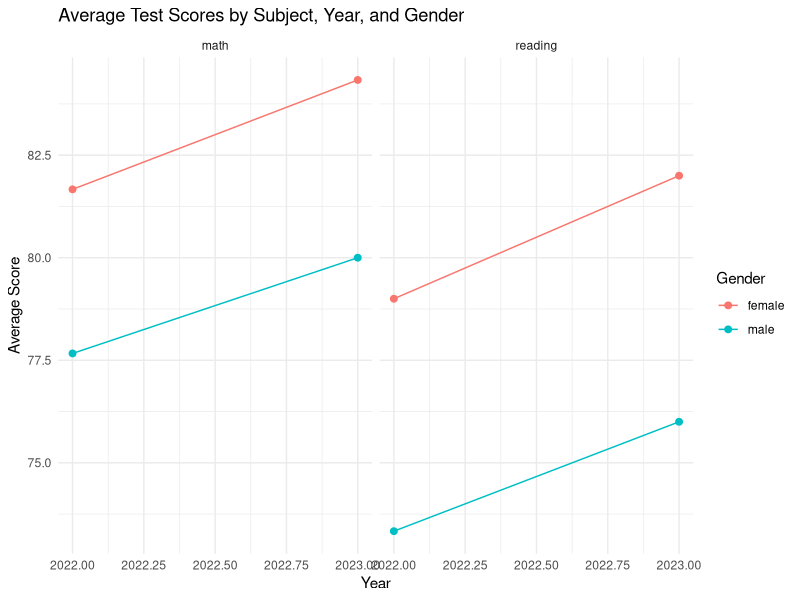

This figure's R source:
## ---- chunk 1
library(tidyverse)
knitr::opts_chunk$set(echo = TRUE, warning = FALSE, message = FALSE)
## ---- chunk 2
tidy_example <- tribble(
  ~country,     ~year, ~cases, ~population,
  "Afghanistan", 2000,    745,    20000000,
  "Afghanistan", 2001,   2666,    20595360,
  "Brazil",      2000,  37737,   172006362,
  "Brazil",      2001,  80488,   174504898,
  "China",       2000, 212258,  1280428583,
  "China",       2001, 213766,  1272915272
)

tidy_example
## ---- chunk 3
messy_wide <- tribble(
  ~country,      ~`2000`, ~`2001`, ~`2002`,
  "Afghanistan",     745,    2666,    2900,
  "Brazil",        37737,   80488,   90125,
  "China",        212258,  213766,  220000
)

messy_wide
## ---- chunk 4
messy_combined <- tribble(
  ~country,     ~year, ~rate,
  "Afghanistan", 2000, "745/20000000",
  "Afghanistan", 2001, "2666/20595360",
  "Brazil",      2000, "37737/172006362",
  "Brazil",      2001, "80488/174504898"
)

messy_combined
## ---- chunk 5
messy_both <- tribble(
  ~country,     ~year, ~type,    ~count,
  "Afghanistan", 2000, "cases",       745,
  "Afghanistan", 2000, "population",  20000000,
  "Afghanistan", 2001, "cases",       2666,
  "Afghanistan", 2001, "population",  20595360,
  "Brazil",      2000, "cases",       37737,
  "Brazil",      2000, "population",  172006362
)

messy_both
## ---- chunk 6
messy_wide
## ---- chunk 7
messy_wide %>%
  pivot_longer(
    cols = `2000`:`2002`,
    names_to = "year",
    values_to = "cases"
  )
## ---- chunk 8
messy_wide %>%
  pivot_longer(
    cols = `2000`:`2002`,
    names_to = "year",
    values_to = "cases",
    names_transform = list(year = as.integer)
  )
## ---- chunk 9
student_scores <- tribble(
  ~student, ~math_midterm, ~math_final, ~english_midterm, ~english_final,
  "Alice",            88,          92,               78,             85,
  "Bob",              76,          81,               90,             88,
  "Carol",            95,          97,               82,             91
)

student_scores
## ---- chunk 10
student_scores %>%
  pivot_longer(
    cols = -student,
    names_to = "exam",
    values_to = "score"
  )
## ---- chunk 11
student_scores %>%
  pivot_longer(
    cols = starts_with("math"),
    names_to = "math_exam",
    values_to = "math_score"
  )
## ---- chunk 12
quarterly_revenue <- tribble(
  ~company, ~Q1_revenue, ~Q2_revenue, ~Q3_revenue, ~Q4_revenue,
  "Acme",          100,         120,         130,         150,
  "Beta",          200,         210,         250,         270
)

quarterly_revenue %>%
  pivot_longer(
    cols = -company,
    names_to = "quarter",
    values_to = "revenue",
    names_pattern = "Q(\\d)_revenue"
  )
## ---- chunk 13
sparse_data <- tribble(
  ~id, ~week1, ~week2, ~week3,
  "A",     10,     NA,     30,
  "B",     NA,     25,     35,
  "C",     15,     20,     NA
)

sparse_data %>%
  pivot_longer(
    cols = -id,
    names_to = "week",
    values_to = "measurement",
    values_drop_na = TRUE
  )
## ---- chunk 14
student_scores %>%
  pivot_longer(
    cols = -student,
    names_to = c("subject", "exam"),
    names_sep = "_",
    values_to = "score"
  )
## ---- chunk 15
messy_both
## ---- chunk 16
messy_both %>%
  pivot_wider(
    names_from = type,
    values_from = count
  )
## ---- chunk 17
weekly_sales <- tribble(
  ~store,   ~product,  ~sales,
  "North",  "Apples",     100,
  "North",  "Bananas",    150,
  "South",  "Apples",     200,
  "South",  "Cherries",    80,
  "East",   "Bananas",    120
)

weekly_sales %>%
  pivot_wider(
    names_from = product,
    values_from = sales,
    values_fill = 0
  )
## ---- chunk 18
survey <- tribble(
  ~respondent, ~question,     ~answer,
  "R1",        "satisfaction", "High",
  "R1",        "recommend",    "Yes",
  "R2",        "satisfaction", "Medium",
  "R2",        "recommend",    "No",
  "R3",        "satisfaction", "High",
  "R3",        "recommend",    "Yes"
)

survey %>%
  pivot_wider(
    names_from = question,
    values_from = answer
  )
## ---- chunk 19
locations <- tribble(
  ~name,          ~city_state,
  "Alice",        "Portland_Oregon",
  "Bob",          "Austin_Texas",
  "Carol",        "Denver_Colorado",
  "David",        "Miami_Florida"
)

locations %>%
  separate(city_state, into = c("city", "state"), sep = "_")
## ---- chunk 20
dates_data <- tribble(
  ~event,     ~date,
  "Meeting",  "2024-01-15",
  "Workshop", "2024-03-22",
  "Summit",   "2024-07-10"
)

dates_data %>%
  separate(date, into = c("year", "month", "day"), sep = "-", convert = TRUE)
## ---- chunk 21
locations %>%
  separate_wider_delim(city_state, delim = "_", names = c("city", "state"))
## ---- chunk 22
date_parts <- tribble(
  ~year, ~month, ~day,
  2024,      1,   15,
  2024,      3,   22,
  2024,      7,   10
)

date_parts %>%
  unite(col = "date", year, month, day, sep = "-")
## ---- chunk 23
customer_data <- tribble(
  ~customer, ~revenue, ~satisfaction, ~nps_score,
  "C1",          1200,            8,        9.0,
  "C2",            NA,            7,        8.5,
  "C3",          1500,           NA,        7.2,
  "C4",           980,            9,         NA,
  "C5",          1100,            8,        8.8
)

# Drop rows missing ANY value
customer_data %>%
  drop_na()
## ---- chunk 24
# Drop only rows missing revenue
customer_data %>%
  drop_na(revenue)
## ---- chunk 25
quarterly_reports <- tribble(
  ~year, ~quarter, ~revenue,
  2023,        1,    500,
  NA,          2,    520,
  NA,          3,    530,
  NA,          4,    610,
  2024,        1,    580,
  NA,          2,    600,
  NA,          3,    650,
  NA,          4,    700
)

quarterly_reports %>%
  fill(year)
## ---- chunk 26
customer_data %>%
  replace_na(list(revenue = 0, satisfaction = 0, nps_score = 0))
## ---- chunk 27
experiment <- tribble(
  ~subject, ~treatment, ~outcome,
  "S1",     "A",            5.2,
  "S1",     "B",            6.1,
  "S2",     "A",            4.8,
  "S3",     "B",            7.0,
  "S3",     "A",            5.5
)

experiment %>%
  complete(subject, treatment, fill = list(outcome = 0))
## ---- chunk 28
messy_scores <- tribble(
  ~school,      ~`math_2022_male`, ~`math_2022_female`, ~`math_2023_male`, ~`math_2023_female`, ~`reading_2022_male`, ~`reading_2022_female`, ~`reading_2023_male`, ~`reading_2023_female`,
  "Lincoln",                   78,                  82,                80,                  85,                   72,                    80,                   75,                    83,
  "Washington",                85,                  88,                87,                  90,                   80,                    85,                   82,                    87,
  "Jefferson",                 70,                  75,                73,                  78,                   68,                    72,                   71,                    76
)

messy_scores
## ---- chunk 29
tidy_scores <- messy_scores %>%
  pivot_longer(
    cols = -school,
    names_to = c("subject", "year", "gender"),
    names_sep = "_",
    values_to = "avg_score"
  ) %>%
  mutate(year = as.integer(year)) %>%
  arrange(school, subject, year, gender)

tidy_scores
## ---- chunk 30
tidy_scores %>%
  group_by(subject, year) %>%
  summarize(
    mean_score = mean(avg_score),
    .groups = "drop"
  )
## ---- chunk 31
tidy_scores %>%
  group_by(subject, year, gender) %>%
  summarize(mean_score = mean(avg_score), .groups = "drop") %>%
  ggplot(aes(x = year, y = mean_score, color = gender)) +
  geom_line() +
  geom_point(size = 2) +
  facet_wrap(~subject) +
  labs(
    title = "Average Test Scores by Subject, Year, and Gender",
    x = "Year",
    y = "Average Score",
    color = "Gender"
  ) +
  theme_minimal()
